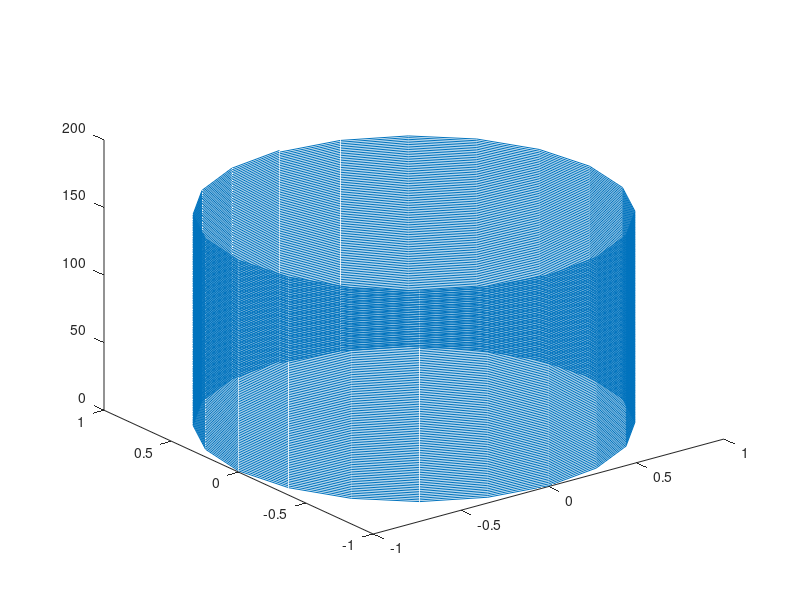

MATLAB code to generate this figure:
%%3B. Plotting default cylinder in x, y, z coordinate system:
t = 0:pi/50:50*pi;
st = sin(5*t);
ct = cos(5*t);
plot3(st,ct,t)